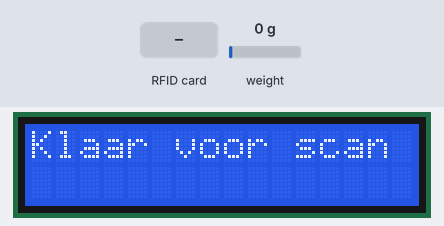
A sketch run on a simulated Arduino Uno, built with avr-gcc and run on an emulated ATmega328P. Parts: 16×2 character LCD. Inputs (shaded band) come from the test bench; at power-on: weight on the scale 0 g.

Above: at 11.2 s.
11.3 s: RFID card A5 E2 55 D3 held to the reader
At 12.4 s:
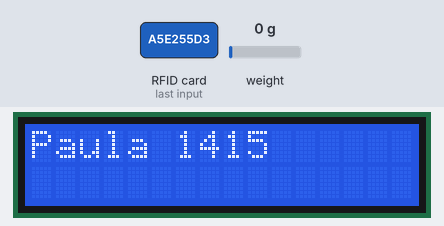
15.8 s: weight on the scale set to 100 g
At 17.0 s:
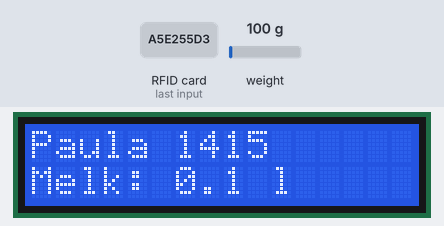
18.8 s: weight on the scale set to 1250 g
At 19.5 s:
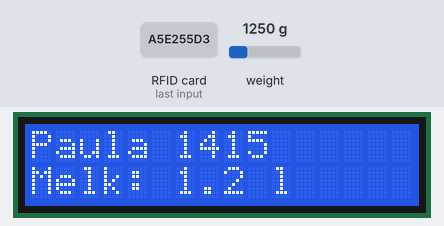
21.4 s: weight on the scale set to 2500 g
At 23.1 s:
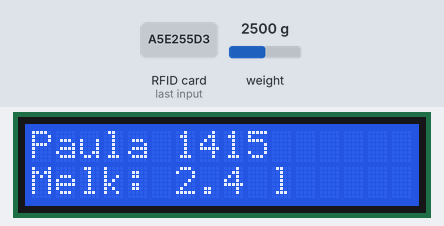
Timing chart, 0 to 24.6 s (numbered marks = the images above; inputs shaded):
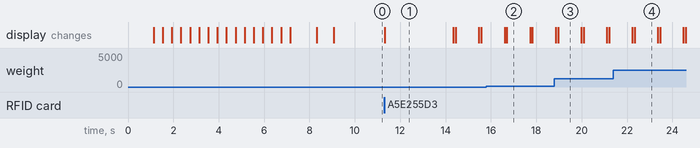

The sketch:

Eindprogramma.ino
```cpp
#include <Wire.h>                   // Toevoegen van de bibliotheek Wire
#include <LiquidCrystal_I2C.h>      // Toevoegen van de bibliotheek LiquidCrystal_I2C
#include <SPI.h>                    // Toevoegen van de bibliotheek SPI
#include <MFRC522.h>                // Toevoegen van de bibliotheek MFRC522
#include "HX711.h"                  // Toevoegen van de bibliotheek HX711

#define I2C_ADDR    0x3F      // I2C_ADDR wordt gedefinieerd als waarde 0x3F. Vind uw adres met I2C Scanner
#define BACKLIGHT_pin  3      // BACKLIGHT_pin wordt gedefinieerd als waarde 3
#define En_pin  2             // En_pin wordt gedefinieerd als waarde 2
#define Rw_pin  1             // Rw_pin wordt gedefinieerd als waarde 1
#define Rs_pin  0             // Rs_pin wordt gedefinieerd als waarde 0
#define D4_pin  4             // D4_pin wordt gedefinieerd als waarde 4
#define D5_pin  5             // D5_pin wordt gedefinieerd als waarde 5
#define D6_pin  6             // D6_pin wordt gedefinieerd als waarde 6
#define D7_pin  7             // D7_pin wordt gedefinieerd als waarde 7
#define SS_pin  10            // SS_pin wordt gedefinieerd als waarde 10
#define RST_pin 9             // RST_pin wordt gedefinieerd als waarde 9

#define calibration_factor 22000    // calibration_factor wordt gedefinieerd als waarde 22000. Vind uw factor met Kalibratiefactor
#define DOUT 3                      // DOUT wordt gedefinieerd als waarde 3
#define CLK 2                       // CLK wordt gedefinieerd als waarde 2
HX711 scale(DOUT, CLK);

int n = 0;          // Aanmaken variable 'n', om later onderscheid te maken tussen verschillende RFID-tags, begin variable is 0.

LiquidCrystal_I2C  lcd(I2C_ADDR,En_pin,Rw_pin,Rs_pin,D4_pin,D5_pin,D6_pin,D7_pin);
// maak een variable van het type LiquidCrystal_I2C met de naam lcd dat verbinding maakt met het opgegeven adres en pinnen
MFRC522 mfrc522(SS_pin, RST_pin);
// maak een variable van het type MFRC522 met de naam mfrc522 dat verbinding maakt met de opgegeven pinnen

void setup()
{
  lcd.begin (16,2);                                 // Instellen van LCD-scherm afmetingen. 16 kolommen en 2 rijen.
  lcd.setBacklightPin(BACKLIGHT_pin,POSITIVE);      // Stelt de achtergrondverlichting in (staat toe dat deze wordt ingeschakeld)
  lcd.setBacklight(HIGH);                           // Zet de achtergrondverlichting aan
  lcd.home ();                                      // Plaatst de cursor op de "home" -positie (linkerbovenhoek van het LCD)

  SPI.begin();            // Beginnen SPI bus     //MFRC522-hardware gebruikt SPI-protocol
  mfrc522.PCD_Init();     // Beginnen MFRC522     //Beginnen MFRC522-hardware

  lcd.setCursor(16,0);
  lcd.print("Klaar voor scan");       // Drukt de tekst af op het LCD-scherm
  delay(1000);                        // Wacht 1 seconden voor de volgende stap
  for (int i=0; i<16; i++){           // Maak i=0, zolang i<16 volg deze 'for'-lus, na elke herhaling v.d. lus neemt i met 1 toe
  lcd.scrollDisplayLeft();            // Scrol één positie naar links
  delay(400);}                        // Wacht 0.4 seconden voor de volgende stap
  delay(750);                         // Wacht 0.75 seconden voor de volgende stap
  lcd.clear();                        // Wist het lcd-scherm
  lcd.setCursor (0,1);                // Volgende tekst die op het LCD-scherm verschijnt begint op de 1ste kolom en de 2de rij
  lcd.print("Klaar voor scan");       // Drukt de tekst af op het LCD-scherm
  delay(750);                         // Wacht 0.75 seconden voor de volgende stap
  lcd.clear();                        // Wist het lcd-scherm
  lcd.print("Klaar voor scan");       // Drukt de tekst af op het LCD-scherm

  scale.set_scale (calibration_factor);   // Stel de kalibratiefactor in
  scale.tare ();                          // Reset de schaal naar 0

}

void loop()
{ if ( n == 0){
       lcd.clear();                    // Wist het lcd-scherm
       lcd.print("Klaar voor scan");      // Drukt de tekst af op het LCD-scherm

    if ( ! mfrc522.PICC_IsNewCardPresent()) // Zoek naar nieuwe kaarten
  {
    return;
  }

  if ( ! mfrc522.PICC_ReadCardSerial()) // Selecteer een van de kaarten
  {
    return;

  }

  //Show UID on LCD
  String content= "";                              // Maak een variable van het type String met de naam content
  //byte letter;
  for (byte i = 0; i < mfrc522.uid.size; i++)
  {
     content.concat(String(mfrc522.uid.uidByte[i] < 0x10 ? " 0" : " "));
     content.concat(String(mfrc522.uid.uidByte[i], HEX));
  }

  content.toUpperCase();
  if (content.substring(1) == "A5 E2 55 D3")        // Voor de RFID-tag met A5 E2 55 D3 als code: volg deze lus
  {
    lcd.clear();                  // Wist het lcd-scherm
    lcd.print("Paula 1415");      // Drukt de tekst af op het LCD-scherm
    delay(2000);                  // Wacht 2 seconden voor de volgende stap
    scale.tare ();                // Reset de schaal nogmaals naar 0
    n = 1;
  }
  else   {
        if (content.substring (1) == "FA 48 08 85")       // Voor de RFID-tag met FA 48 08 85 als code: volg deze lus
        {
        lcd.clear();                  // Wist het lcd-scherm
        lcd.print("Bella 1662");     // Drukt de tekst af op het LCD-scherm
        delay(2000);                  // Wacht 2 seconden voor de volgende stap
        scale.tare ();                // Reset de schaal nogmaals naar 0
        n = 2;
        }
        else  {
          if (content.substring (1) == "5D 30 C2 21")       // Voor de RFID-tag met 5D 30 C2 21 als code: volg deze lus
          {
          lcd.clear();                      // Wist het lcd-scherm
          lcd.print("Leerlingenkaart");     // Drukt de tekst af op het LCD-scherm
          delay(2000);                      // Wacht 2 seconden voor de volgende stap
          scale.tare ();                    // Reset de schaal nogmaals naar 0
          n = 3;
          }
          else  {
            if (content.substring (1) == "CD 96 F9 EA")        // Voor de RFID-tag met CD 96 F9 EA als code: volg deze lus
            {
            lcd.clear();                    // Wist het lcd-scherm
            lcd.print("Kaart m. Wyns");     // Drukt de tekst af op het LCD-scherm
            delay(2000);                    // Wacht 2 seconden voor de volgende stap
            scale.tare ();                  // Reset de schaal nogmaals naar 0
            n = 4;
            }
            else  {                                       // Voor RFID-tags met een andere code als bovenstaande: volg deze lus
              lcd.clear();                                              // Wist het lcd-scherm
              lcd.print("NG: ");                                 // Drukt de tekst af op het LCD-scherm, NG staat voor Niet Gekend
              lcd.setCursor(4, 0);                                      // Volgende tekst begint op de 5de kolom en de 1ste rij
              for (byte i = 0; i < mfrc522.uid.size; i++){
              lcd.print(mfrc522.uid.uidByte[i] < 0x10 ? " 0" : " ");
              lcd.print(mfrc522.uid.uidByte[i], HEX);
              }
              delay(2000);                          // Wacht 2 seconden voor de volgende stap
              scale.tare ();                        // Reset de schaal nogmaals naar 0
              n = 5;
            }   //Einde else van "Kaart m. Wyns"
          }     //Einde else van "Leerlingenkaart"
        }       //Einde else van "Witte kaart"
  }             //Einde else van "Blauw ding"
}               //Einde if ( n == 0)

  else{

    lcd.setCursor (0,1);                  // Volgende tekst die op het LCD-scherm verschijnt begint op de 1ste kolom en de 2de rij
    lcd.print("                ");        // dit normaal met lcd.clearLine(1) maar werkt niet met dit programma
    lcd.setCursor (0,1);                  // Volgende tekst die op het LCD-scherm verschijnt begint op de 1ste kolom en de 2de rij
    lcd.print("Melk:");                   // Drukt de tekst af op het LCD-scherm
    lcd.setCursor (6,1);                  // Volgende tekst die op het LCD-scherm verschijnt begint op de 7de kolom en de 2de rij
    lcd.print (scale.get_units ()/1.03, 1);    // Drukt de waarde van scale.get_units () af op het LCD-scherm
    lcd.setCursor (10,1);                 // Volgende tekst die op het LCD-scherm verschijnt begint op de 11de kolom en de 2de rij
    lcd.print("l");                       // Drukt de tekst af op het LCD-scherm
    delay(1000);                          // Wacht 1 seconde voor de volgende stap

  }       //Einde else
}         //Einde van void loop
```

Measured:
- after the input at 11.3 s, the display: changes at once (image 1)
- after the input at 15.8 s, the display: first differs from a run without the input after 0.90 s (image 2)
- after the input at 18.8 s, the display: first differs from a run without the input after 0.16 s (image 3)
- after the input at 21.4 s, the display: first differs from a run without the input after 0.94 s (image 4)
- what the display in image 1 shows lasts 3.0 s, from 11.3 s to 14.3 s
- what the display in image 2 shows lasts 1.0 s, from 16.7 s to 17.7 s
